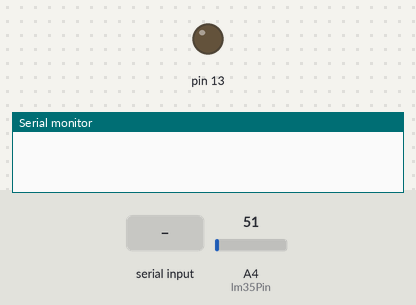
A sketch run on a simulated Arduino Uno, built with avr-gcc and run on an emulated ATmega328P. Parts: output pins drawn as LEDs (lit = HIGH), the last lines printed to the serial monitor. The test bench sets the inputs (shaded band); at power-on: A4 (lm35Pin) = 51.

Above: at 1.2 s.
1.3 s: "T" received over Serial
At 1.6 s:
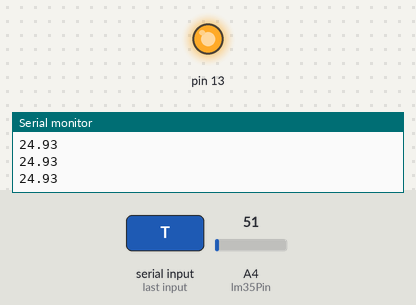
Timing chart, 0 to 4.3 s (numbered marks = the images above; inputs shaded):
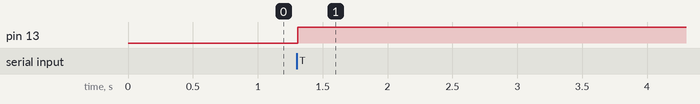

Measured:
- after the input at 1.3 s, pin 13: LOW → HIGH at once

The sketch:

temperature.ino
```cpp
#include <Servo.h>

Servo myservo; // create servo object to control a servo
// twelve servo objects can be created on most boards
int pos = 0; // variable to store the servo position

// Define the analog pin to which the LM35 is connected
const int lm35Pin = A4;
char val; // data from serial

void setup() {
  Serial.begin(9600);
  pinMode(13, OUTPUT);
  delay(5);
  digitalWrite(13, LOW);
}

void loop() {

  if (Serial.available()) {
    val = Serial.read();
    digitalWrite(13, HIGH);
  }

  if (val == 'T') {

    // Read the raw analog value from the LM35 sensor
    int rawValue = analogRead(lm35Pin);

    // Convert the raw value to voltage (in millivolts)
    float voltage = rawValue * (5.0 / 1023.0) * 1000.0;

    // Convert the voltage to temperature (in Celsius)
    float temperatureC = voltage / 10.0;
    Serial.println(temperatureC);
    int modifiedRange = map(temperatureC, 15, 30, 0, 180);
  }
  delay(20);
}
```
